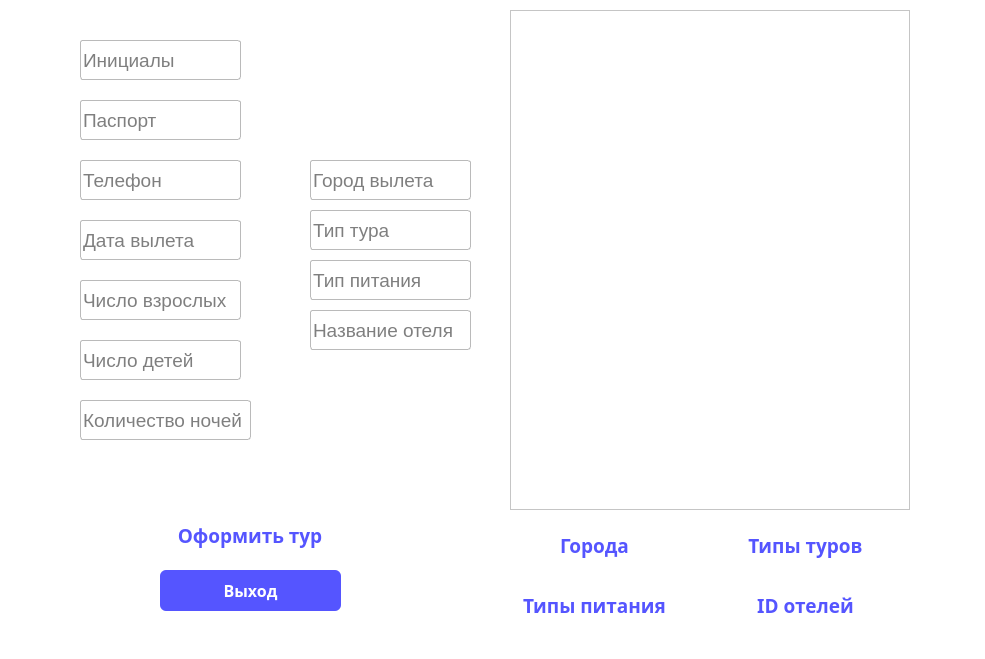
<?xml version="1.0" encoding="UTF-8"?>
<ui version="4.0">
 <class>MainWindow</class>
 <widget class="QMainWindow" name="MainWindow">
  <property name="geometry">
   <rect>
    <x>0</x>
    <y>0</y>
    <width>985</width>
    <height>659</height>
   </rect>
  </property>
  <property name="windowTitle">
   <string>BusinessAssistant</string>
  </property>
  <property name="styleSheet">
   <string notr="true">background-color: white;</string>
  </property>
  <widget class="QWidget" name="centralwidget">
   <widget class="QPushButton" name="newTourButton">
    <property name="geometry">
     <rect>
      <x>160</x>
      <y>510</y>
      <width>180</width>
      <height>50</height>
     </rect>
    </property>
    <property name="font">
     <font>
      <family>Candara</family>
      <pointsize>14</pointsize>
      <weight>75</weight>
      <bold>true</bold>
     </font>
    </property>
    <property name="cursor">
     <cursorShape>PointingHandCursor</cursorShape>
    </property>
    <property name="styleSheet">
     <string notr="true">

QPushButton{
	border-radius: 6px;
	background-color: white;
	color: rgb(85, 85, 255);
}

QPushButton::hover{
	border-radius: 6px;
	background-color: rgbrgb(240, 255, 255);
	color: rgb(85, 0, 255);
}

QPushButton::pressed{
	border-radius: 6px;
	background-color: #BEB775;
	color: black;
}
</string>
    </property>
    <property name="text">
     <string>Оформить тур</string>
    </property>
   </widget>
   <widget class="QLineEdit" name="initials">
    <property name="geometry">
     <rect>
      <x>80</x>
      <y>40</y>
      <width>161</width>
      <height>40</height>
     </rect>
    </property>
    <property name="font">
     <font>
      <pointsize>14</pointsize>
     </font>
    </property>
    <property name="styleSheet">
     <string notr="true">border: 1px solid rgb(186, 186, 186);
border-radius: 3px;
background-color: white;
color: black;</string>
    </property>
    <property name="text">
     <string/>
    </property>
    <property name="placeholderText">
     <string>Инициалы</string>
    </property>
   </widget>
   <widget class="QLineEdit" name="passport">
    <property name="geometry">
     <rect>
      <x>80</x>
      <y>100</y>
      <width>161</width>
      <height>40</height>
     </rect>
    </property>
    <property name="font">
     <font>
      <pointsize>14</pointsize>
     </font>
    </property>
    <property name="styleSheet">
     <string notr="true">border: 1px solid rgb(186, 186, 186);
border-radius: 3px;
background-color: white;
color: black;</string>
    </property>
    <property name="text">
     <string/>
    </property>
    <property name="placeholderText">
     <string>Паспорт</string>
    </property>
   </widget>
   <widget class="QLineEdit" name="phone">
    <property name="geometry">
     <rect>
      <x>80</x>
      <y>160</y>
      <width>161</width>
      <height>40</height>
     </rect>
    </property>
    <property name="font">
     <font>
      <pointsize>14</pointsize>
     </font>
    </property>
    <property name="styleSheet">
     <string notr="true">border: 1px solid rgb(186, 186, 186);
border-radius: 3px;
background-color: white;
color: black;</string>
    </property>
    <property name="text">
     <string/>
    </property>
    <property name="placeholderText">
     <string>Телефон</string>
    </property>
   </widget>
   <widget class="QLineEdit" name="date">
    <property name="geometry">
     <rect>
      <x>80</x>
      <y>220</y>
      <width>161</width>
      <height>40</height>
     </rect>
    </property>
    <property name="font">
     <font>
      <pointsize>14</pointsize>
     </font>
    </property>
    <property name="styleSheet">
     <string notr="true">border: 1px solid rgb(186, 186, 186);
border-radius: 3px;
background-color: white;
color: black;</string>
    </property>
    <property name="text">
     <string/>
    </property>
    <property name="placeholderText">
     <string>Дата вылета</string>
    </property>
   </widget>
   <widget class="QLineEdit" name="city">
    <property name="geometry">
     <rect>
      <x>310</x>
      <y>160</y>
      <width>161</width>
      <height>40</height>
     </rect>
    </property>
    <property name="font">
     <font>
      <pointsize>14</pointsize>
     </font>
    </property>
    <property name="styleSheet">
     <string notr="true">border: 1px solid rgb(186, 186, 186);
border-radius: 3px;
background-color: white;
color: black;</string>
    </property>
    <property name="text">
     <string/>
    </property>
    <property name="placeholderText">
     <string>Город вылета</string>
    </property>
   </widget>
   <widget class="QLineEdit" name="adults">
    <property name="geometry">
     <rect>
      <x>80</x>
      <y>280</y>
      <width>161</width>
      <height>40</height>
     </rect>
    </property>
    <property name="font">
     <font>
      <pointsize>14</pointsize>
     </font>
    </property>
    <property name="styleSheet">
     <string notr="true">border: 1px solid rgb(186, 186, 186);
border-radius: 3px;
background-color: white;
color: black;</string>
    </property>
    <property name="text">
     <string/>
    </property>
    <property name="placeholderText">
     <string>Число взрослых</string>
    </property>
   </widget>
   <widget class="QLineEdit" name="nights">
    <property name="geometry">
     <rect>
      <x>80</x>
      <y>400</y>
      <width>171</width>
      <height>40</height>
     </rect>
    </property>
    <property name="font">
     <font>
      <pointsize>14</pointsize>
     </font>
    </property>
    <property name="styleSheet">
     <string notr="true">border: 1px solid rgb(186, 186, 186);
border-radius: 3px;
background-color: white;
color: black;</string>
    </property>
    <property name="text">
     <string/>
    </property>
    <property name="placeholderText">
     <string>Количество ночей</string>
    </property>
   </widget>
   <widget class="QLineEdit" name="adults_2">
    <property name="geometry">
     <rect>
      <x>80</x>
      <y>340</y>
      <width>161</width>
      <height>40</height>
     </rect>
    </property>
    <property name="font">
     <font>
      <pointsize>14</pointsize>
     </font>
    </property>
    <property name="styleSheet">
     <string notr="true">border: 1px solid rgb(186, 186, 186);
border-radius: 3px;
background-color: white;
color: black;</string>
    </property>
    <property name="text">
     <string/>
    </property>
    <property name="maxLength">
     <number>32762</number>
    </property>
    <property name="placeholderText">
     <string>Число детей</string>
    </property>
   </widget>
   <widget class="QLineEdit" name="type_tour">
    <property name="geometry">
     <rect>
      <x>310</x>
      <y>210</y>
      <width>161</width>
      <height>40</height>
     </rect>
    </property>
    <property name="font">
     <font>
      <pointsize>14</pointsize>
     </font>
    </property>
    <property name="styleSheet">
     <string notr="true">border: 1px solid rgb(186, 186, 186);
border-radius: 3px;
background-color: white;
color: black;</string>
    </property>
    <property name="text">
     <string/>
    </property>
    <property name="placeholderText">
     <string>Тип тура</string>
    </property>
   </widget>
   <widget class="QLineEdit" name="type_nutrition">
    <property name="geometry">
     <rect>
      <x>310</x>
      <y>260</y>
      <width>161</width>
      <height>40</height>
     </rect>
    </property>
    <property name="font">
     <font>
      <pointsize>14</pointsize>
     </font>
    </property>
    <property name="styleSheet">
     <string notr="true">border: 1px solid rgb(186, 186, 186);
border-radius: 3px;
background-color: white;
color: black;</string>
    </property>
    <property name="text">
     <string/>
    </property>
    <property name="placeholderText">
     <string>Тип питания</string>
    </property>
   </widget>
   <widget class="QLineEdit" name="name_hotel">
    <property name="geometry">
     <rect>
      <x>310</x>
      <y>310</y>
      <width>161</width>
      <height>40</height>
     </rect>
    </property>
    <property name="font">
     <font>
      <pointsize>14</pointsize>
     </font>
    </property>
    <property name="styleSheet">
     <string notr="true">border: 1px solid rgb(186, 186, 186);
border-radius: 3px;
background-color: white;
color: black;</string>
    </property>
    <property name="text">
     <string/>
    </property>
    <property name="placeholderText">
     <string>Название отеля</string>
    </property>
   </widget>
   <widget class="QPushButton" name="newCityButton">
    <property name="geometry">
     <rect>
      <x>499</x>
      <y>520</y>
      <width>191</width>
      <height>50</height>
     </rect>
    </property>
    <property name="font">
     <font>
      <family>Candara</family>
      <pointsize>14</pointsize>
      <weight>75</weight>
      <bold>true</bold>
     </font>
    </property>
    <property name="cursor">
     <cursorShape>PointingHandCursor</cursorShape>
    </property>
    <property name="styleSheet">
     <string notr="true">

QPushButton{
	border-radius: 6px;
	background-color: white;
	color: rgb(85, 85, 255);
}

QPushButton::hover{
	border-radius: 6px;
	background-color: rgbrgb(240, 255, 255);
	color: rgb(85, 0, 255);
}

QPushButton::pressed{
	border-radius: 6px;
	background-color: #BEB775;
	color: black;
}
</string>
    </property>
    <property name="text">
     <string>Города</string>
    </property>
   </widget>
   <widget class="QPushButton" name="newTypeButton">
    <property name="geometry">
     <rect>
      <x>700</x>
      <y>520</y>
      <width>211</width>
      <height>50</height>
     </rect>
    </property>
    <property name="font">
     <font>
      <family>Candara</family>
      <pointsize>14</pointsize>
      <weight>75</weight>
      <bold>true</bold>
     </font>
    </property>
    <property name="cursor">
     <cursorShape>PointingHandCursor</cursorShape>
    </property>
    <property name="styleSheet">
     <string notr="true">

QPushButton{
	border-radius: 6px;
	background-color: white;
	color: rgb(85, 85, 255);
}

QPushButton::hover{
	border-radius: 6px;
	background-color: rgbrgb(240, 255, 255);
	color: rgb(85, 0, 255);
}

QPushButton::pressed{
	border-radius: 6px;
	background-color: #BEB775;
	color: black;
}
</string>
    </property>
    <property name="text">
     <string>Типы туров</string>
    </property>
   </widget>
   <widget class="QPushButton" name="newNutritionButton">
    <property name="geometry">
     <rect>
      <x>499</x>
      <y>580</y>
      <width>191</width>
      <height>50</height>
     </rect>
    </property>
    <property name="font">
     <font>
      <family>Candara</family>
      <pointsize>14</pointsize>
      <weight>75</weight>
      <bold>true</bold>
     </font>
    </property>
    <property name="cursor">
     <cursorShape>PointingHandCursor</cursorShape>
    </property>
    <property name="styleSheet">
     <string notr="true">

QPushButton{
	border-radius: 6px;
	background-color: white;
	color: rgb(85, 85, 255);
}

QPushButton::hover{
	border-radius: 6px;
	background-color: rgbrgb(240, 255, 255);
	color: rgb(85, 0, 255);
}

QPushButton::pressed{
	border-radius: 6px;
	background-color: #BEB775;
	color: black;
}
</string>
    </property>
    <property name="text">
     <string>Типы питания</string>
    </property>
   </widget>
   <widget class="QPushButton" name="newIDButton">
    <property name="geometry">
     <rect>
      <x>700</x>
      <y>580</y>
      <width>211</width>
      <height>50</height>
     </rect>
    </property>
    <property name="font">
     <font>
      <family>Candara</family>
      <pointsize>14</pointsize>
      <weight>75</weight>
      <bold>true</bold>
     </font>
    </property>
    <property name="cursor">
     <cursorShape>PointingHandCursor</cursorShape>
    </property>
    <property name="styleSheet">
     <string notr="true">

QPushButton{
	border-radius: 6px;
	background-color: white;
	color: rgb(85, 85, 255);
}

QPushButton::hover{
	border-radius: 6px;
	background-color: rgbrgb(240, 255, 255);
	color: rgb(85, 0, 255);
}

QPushButton::pressed{
	border-radius: 6px;
	background-color: #BEB775;
	color: black;
}
</string>
    </property>
    <property name="text">
     <string>ID отелей</string>
    </property>
   </widget>
   <widget class="QTableView" name="tableShow">
    <property name="geometry">
     <rect>
      <x>510</x>
      <y>10</y>
      <width>400</width>
      <height>500</height>
     </rect>
    </property>
   </widget>
   <widget class="QPushButton" name="newExitButton">
    <property name="geometry">
     <rect>
      <x>160</x>
      <y>570</y>
      <width>181</width>
      <height>41</height>
     </rect>
    </property>
    <property name="font">
     <font>
      <family>Bahnschrift</family>
      <pointsize>12</pointsize>
      <weight>75</weight>
      <bold>true</bold>
     </font>
    </property>
    <property name="cursor">
     <cursorShape>PointingHandCursor</cursorShape>
    </property>
    <property name="styleSheet">
     <string notr="true">QPushButton{
	border-radius: 6px;
	background-color: rgb(85, 85, 255);
	color: white;
}

QPushButton::hover{
	border-radius: 6px;
	background-color: rgb(85, 0, 255);
	color: white;
}

QPushButton::pressed{
	border-radius: 6px;
	background-color: #BEB775;
	color: white;
}
</string>
    </property>
    <property name="text">
     <string>Выход</string>
    </property>
   </widget>
  </widget>
 </widget>
 <resources/>
 <connections/>
</ui>
